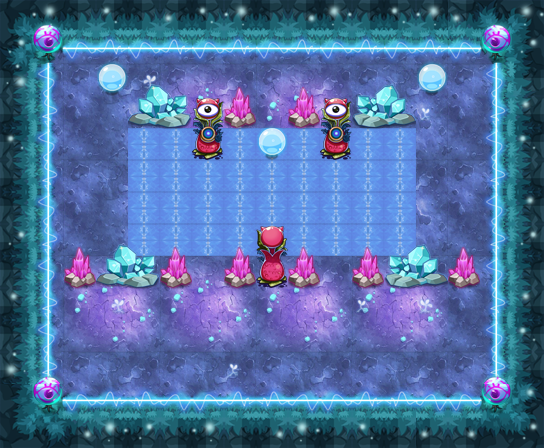

A 2D game scene composited from a Tiled map and its tileset images. What follows is a short description and the map's XML, with each tile layer's data collapsed to a summary:
An orthogonal 17x14 tile map with 32x32 px tiles, 11 tile layers (PASS, 块层 2, 块层 15, 块层 13, ...) and 24 objects (19x TRAP, 4x src3, PLAYER).

<map version="1.0" orientation="orthogonal" width="17" height="14" tilewidth="32" tileheight="32">
 <properties>
  <property name="DESTRY1" value="27" />
  <property name="DESTRY2" value="39" />
  <property name="DESTRY_COUNT" value="2" />
  <property name="EXP" value="1505" />
  <property name="ITEM" value="D060" />
  <property name="LOSE_SCRIPT" value="" />
  <property name="MONEY" value="2258" />
  <property name="START_SCRIPT" value="" />
  <property name="WIN_SCRIPT" value="" />
 </properties>
 <tileset firstgid="1" name="ysmg" tilewidth="32" tileheight="32">
  <image source="ysmg.png" width="480" height="535" />
 </tileset>
 <layer name="PASS" width="17" height="14">
  <data>[238 cells, 132 non-empty, 10 distinct tile ids]</data>
 </layer>
 <layer name="块层 2" width="17" height="14">
  <data>[238 cells, 238 non-empty, 27 distinct tile ids]</data>
 </layer>
 <layer name="块层 15" width="17" height="14">
  <data>[238 cells, 45 non-empty, 6 distinct tile ids]</data>
 </layer>
 <layer name="块层 13" width="17" height="14">
  <data>[238 cells, 52 non-empty, 6 distinct tile ids]</data>
 </layer>
 <layer name="块层 3" width="17" height="14">
  <data>[238 cells, 20 non-empty, 4 distinct tile ids]</data>
 </layer>
 <layer name="块层 6" width="17" height="14">
  <data>[238 cells, 22 non-empty, 6 distinct tile ids]</data>
 </layer>
 <layer name="SHELTER 11" width="17" height="14">
  <data>[238 cells, 2 non-empty, 1 distinct tile ids]</data>
 </layer>
 <layer name="SHELTER 7" width="17" height="14">
  <data>[238 cells, 11 non-empty, 4 distinct tile ids]</data>
 </layer>
 <layer name="SHELTER 3" width="17" height="14">
  <data>[238 cells, 3 non-empty, 2 distinct tile ids]</data>
 </layer>
 <layer name="SHELTER 2" width="17" height="14">
  <data>[238 cells, 6 non-empty, 3 distinct tile ids]</data>
 </layer>
 <layer name="SHELTER 1" width="17" height="14">
  <data>[238 cells, 2 non-empty, 1 distinct tile ids]</data>
 </layer>
 <objectgroup name="对象层 1" width="17" height="14">
  <object name="PLAYER" type="PLAYER" x="256" y="64" width="32" height="32" />
  <object name="src3" x="128" y="320" width="32" height="32">
   <properties>
    <property name="buff_type" value="ice_shell" />
    <property name="lua_ai" value="monster_src_ai" />
    <property name="quality" value="src3.quality" />
   </properties>
  </object>
  <object name="ice_road" type="TRAP" x="128" y="128" width="288" height="128">
   <properties>
    <property name="lua_ai" value="ice_road_ai" />
   </properties>
  </object>
  <object name="pg1" type="TRAP" x="160" y="224" width="32" height="32">
   <properties>
    <property name="trap_ani" value="poison_ground.actor" />
    <property name="trap_floor" value="true" />
    <property name="trap_script" value="target(&quot;PLAYER&quot;):onDamage(target(&quot;PLAYER&quot;):getHP()*0.1,&quot;TRAP&quot;);" />
    <property name="trap_start_mode" value="0" />
   </properties>
  </object>
  <object name="pg1" type="TRAP" x="224" y="224" width="32" height="32">
   <properties>
    <property name="trap_ani" value="poison_ground.actor" />
    <property name="trap_floor" value="true" />
    <property name="trap_script" value="target(&quot;PLAYER&quot;):onDamage(target(&quot;PLAYER&quot;):getHP()*0.1,&quot;TRAP&quot;);" />
    <property name="trap_start_mode" value="0" />
   </properties>
  </object>
  <object name="pg1" type="TRAP" x="288" y="224" width="32" height="32">
   <properties>
    <property name="trap_ani" value="poison_ground.actor" />
    <property name="trap_floor" value="true" />
    <property name="trap_script" value="target(&quot;PLAYER&quot;):onDamage(target(&quot;PLAYER&quot;):getHP()*0.1,&quot;TRAP&quot;);" />
    <property name="trap_start_mode" value="0" />
   </properties>
  </object>
  <object name="pg1" type="TRAP" x="352" y="224" width="32" height="32">
   <properties>
    <property name="trap_ani" value="poison_ground.actor" />
    <property name="trap_floor" value="true" />
    <property name="trap_script" value="target(&quot;PLAYER&quot;):onDamage(target(&quot;PLAYER&quot;):getHP()*0.1,&quot;TRAP&quot;);" />
    <property name="trap_start_mode" value="0" />
   </properties>
  </object>
  <object name="pg1" type="TRAP" x="224" y="160" width="32" height="32">
   <properties>
    <property name="trap_ani" value="poison_ground.actor" />
    <property name="trap_floor" value="true" />
    <property name="trap_script" value="target(&quot;PLAYER&quot;):onDamage(target(&quot;PLAYER&quot;):getHP()*0.1,&quot;TRAP&quot;);" />
    <property name="trap_start_mode" value="0" />
   </properties>
  </object>
  <object name="pg1" type="TRAP" x="352" y="160" width="32" height="32">
   <properties>
    <property name="trap_ani" value="poison_ground.actor" />
    <property name="trap_floor" value="true" />
    <property name="trap_script" value="target(&quot;PLAYER&quot;):onDamage(target(&quot;PLAYER&quot;):getHP()*0.1,&quot;TRAP&quot;);" />
    <property name="trap_start_mode" value="0" />
   </properties>
  </object>
  <object name="pg1" type="TRAP" x="160" y="160" width="32" height="32">
   <properties>
    <property name="trap_ani" value="poison_ground.actor" />
    <property name="trap_floor" value="true" />
    <property name="trap_script" value="target(&quot;PLAYER&quot;):onDamage(target(&quot;PLAYER&quot;):getHP()*0.1,&quot;TRAP&quot;);" />
    <property name="trap_start_mode" value="0" />
   </properties>
  </object>
  <object name="pg1" type="TRAP" x="288" y="160" width="32" height="32">
   <properties>
    <property name="trap_ani" value="poison_ground.actor" />
    <property name="trap_floor" value="true" />
    <property name="trap_script" value="target(&quot;PLAYER&quot;):onDamage(target(&quot;PLAYER&quot;):getHP()*0.1,&quot;TRAP&quot;);" />
    <property name="trap_start_mode" value="0" />
   </properties>
  </object>
  <object name="ice1" type="TRAP" x="192" y="128" width="32" height="128">
   <properties>
    <property name="trap_id" value="3" />
    <property name="trap_particle" value="trap_fire_down_up_4.plist" />
    <property name="trap_state" value="open" />
   </properties>
  </object>
  <object name="ice3" type="TRAP" x="320" y="128" width="32" height="128">
   <properties>
    <property name="trap_id" value="3" />
    <property name="trap_particle" value="trap_fire_down_up_4.plist" />
    <property name="trap_state" value="open" />
   </properties>
  </object>
  <object name="ice2" type="TRAP" x="256" y="160" width="32" height="96">
   <properties>
    <property name="trap_id" value="3" />
    <property name="trap_particle" value="trap_fire_up_3.plist" />
    <property name="trap_state" value="open" />
   </properties>
  </object>
  <object name="src3" x="384" y="320" width="32" height="32">
   <properties>
    <property name="buff_type" value="ice_shell" />
    <property name="lua_ai" value="monster_src_ai" />
    <property name="quality" value="src3.quality" />
   </properties>
  </object>
  <object name="src3" x="96" y="192" width="32" height="32">
   <properties>
    <property name="buff_type" value="ice_shell" />
    <property name="lua_ai" value="monster_src_ai" />
    <property name="quality" value="src3.quality" />
   </properties>
  </object>
  <object name="src3" x="416" y="192" width="32" height="32">
   <properties>
    <property name="buff_type" value="ice_shell" />
    <property name="lua_ai" value="monster_src_ai" />
    <property name="quality" value="src3.quality" />
   </properties>
  </object>
  <object name="bh1" type="TRAP" x="256" y="320" width="32" height="32">
   <properties>
    <property name="trap_ani" value="black_hole.actor" />
    <property name="trap_floor" value="true" />
    <property name="trap_id" value="2" />
    <property name="trap_sh" value="0.1" />
    <property name="trap_sw" value="0.1" />
   </properties>
  </object>
  </objectgroup>
</map>
<!-- 6 of 24 objects omitted -->
